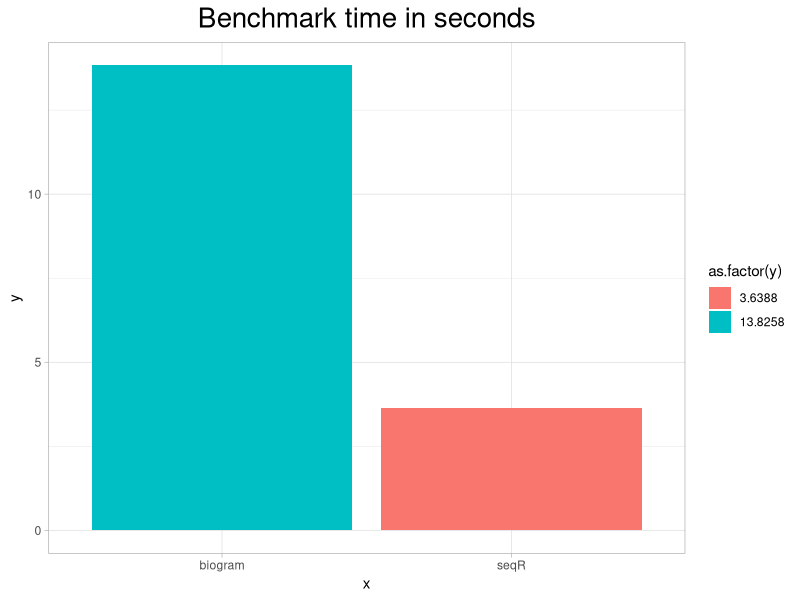

Reproduce this figure in R.
## ---- chunk 1
knitr::opts_chunk$set(
  collapse = TRUE,
  comment = "#>"
)
## ---- chunk 2
library(ggplot2)
results <- c(3.6388, 13.8258)
ggplot(data = data.frame(y = results, x = c('seqR', 'biogram')), aes(x,y, fill = as.factor(y))) + geom_col() + theme_light() + ggtitle('Benchmark time in seconds') +
theme(plot.title = element_text(size = 20, hjust = 0.5))
